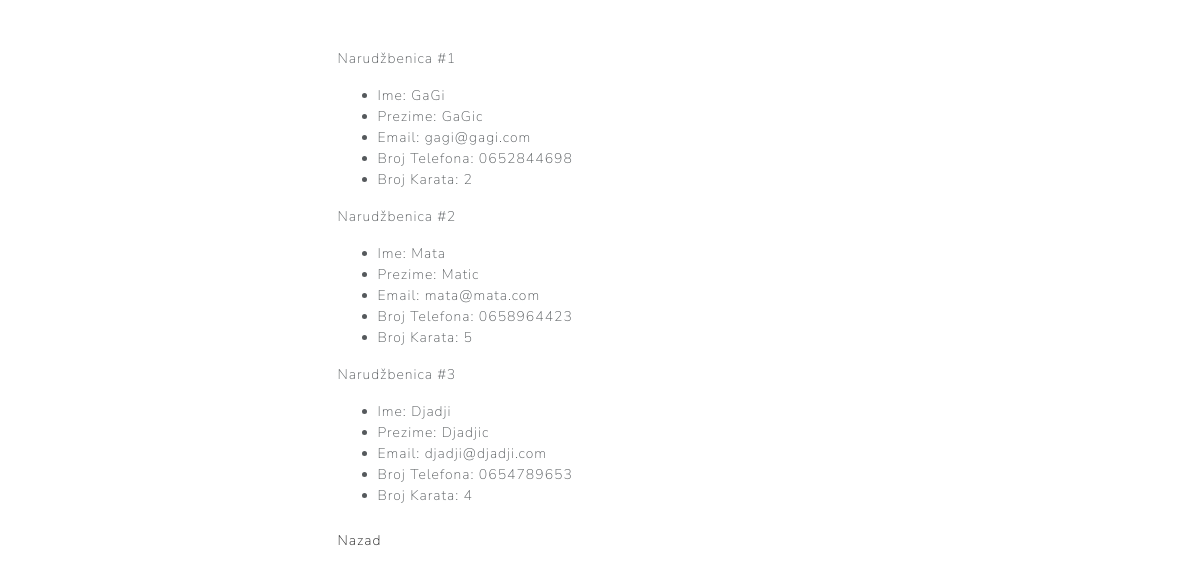
The page /narudzbenice.php on the database its author committed.
### tables this page shows
CREATE TABLE `narudzbenica` (
  `id` int(11) NOT NULL,
  `ime` varchar(50) NOT NULL,
  `prezime` varchar(50) NOT NULL,
  `email` text NOT NULL,
  `broj_karata` int(11) NOT NULL,
  `broj_telefona` text NOT NULL
);

### narudzbenice.php (the view, shortened to what this page needs)
<?php
  $server = "localhost";
  $username = "root";
  $dbName = "karte";
  $password = "";
  $conn = mysqli_connect($server, $username, $password, $dbName);
  $query = "SELECT * FROM Narudzbenica";
	$result = mysqli_query($conn, $query);
  $karte = mysqli_fetch_all($result, MYSQLI_ASSOC);
?>
<!DOCTYPE html>
<html lang="en">
<head>
  <link rel="stylesheet" href="https://bootswatch.com/4/lux/bootstrap.min.css">
</head>
<body>
  <div class="container">
    <div class="col-md-6 col-sm-8 offset-sm-2 offset-md-3 my-5 text-left">
      <?php foreach($karte as $key=>$karta): ?>
          <p>Narudžbenica #<?php echo $key + 1; ?></p>
          <ul>
            <li>Ime: <?php echo $karta['ime']; ?></li>
            <li>Prezime: <?php echo $karta['prezime']; ?></li>
            <li>Email: <?php echo $karta['email']; ?></li>
            <li>Broj Telefona: <?php echo $karta['broj_telefona']; ?></li>
            <li>Broj Karata: <?php echo $karta['broj_karata']; ?></li>
          </ul>
      <?php endforeach; ?>
      <a href="index.php" class="mt-2" style="display: inline-block;">Nazad</a>
    </div>
  </div>
</body>
</html>

### rows shown on the page
narudzbenica: ime "GaGi", prezime "GaGic", email "gagi@gagi.com", broj_telefona "0652844698", broj_karata "2"
narudzbenica: ime "Mata", prezime "Matic", email "mata@mata.com", broj_telefona "0658964423", broj_karata "5"
narudzbenica: ime "Djadji", prezime "Djadjic", email "djadji@djadji.com", broj_telefona "0654789653", broj_karata "4"
